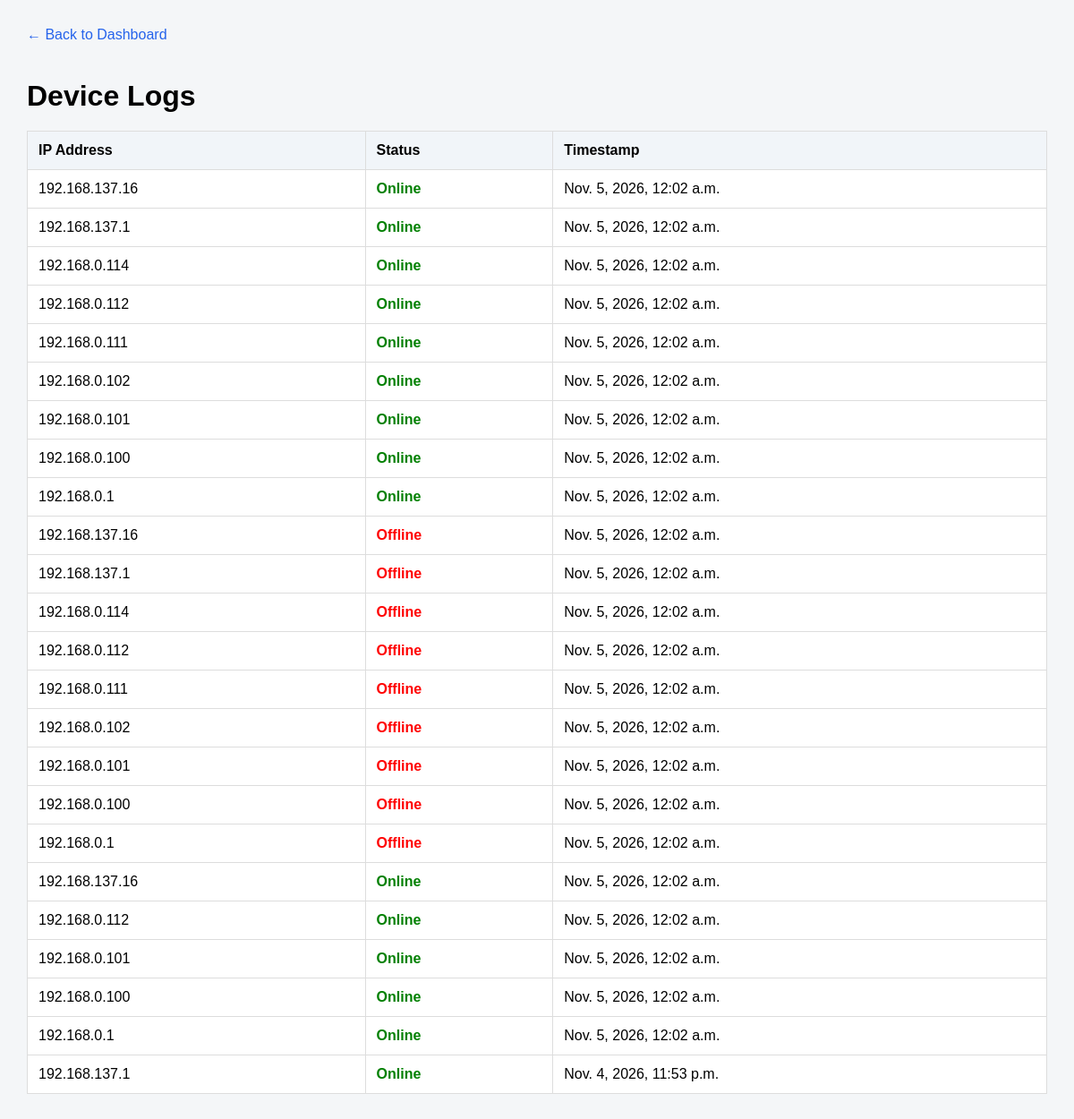
/logs/, run on an earlier commit of the app's database.
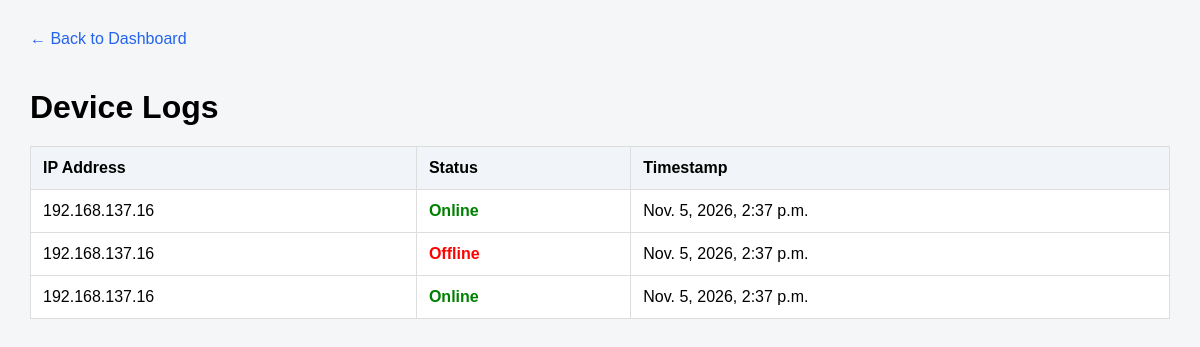
And on a later commit of the database.
### dashboard/models.py (models this page shows, shortened)
class DeviceLog(models.Model):
    device = models.ForeignKey(
        Device,
        on_delete=models.CASCADE,
        related_name="logs"
    )
    status = models.CharField(
        max_length=20
    )
    timestamp = models.DateTimeField(
        auto_now_add=True
    )
    message = models.TextField(
        blank=True,
        null=True
    )
    class Meta:
        ordering = [
            "-timestamp"
        ]

class Device(models.Model):
    ip_address = models.GenericIPAddressField(
        unique=True
    )
    hostname = models.CharField(
        max_length=255,
        blank=True,
        null=True
    )
    mac_address = models.CharField(
        max_length=50,
        blank=True,
        null=True
    )
    status = models.CharField(
        max_length=20,
        default="Offline"
    )
    online_since = models.DateTimeField(
        blank=True,
        null=True
    )
    last_uptime_seconds = models.PositiveIntegerField(
        default=0
    )
    last_seen = models.DateTimeField(
        blank=True,
        null=True
    )
    created_at = models.DateTimeField(
        auto_now_add=True
    )
    class Meta:
        ordering = [
            "ip_address"
        ]

### dashboard/views.py (the view)
def device_logs(request):
    logs = DeviceLog.objects.select_related(
        "device"
    ).order_by(
        "-timestamp"
    )
    return render(
        request,
        "dashboard/device_logs.html",
        {
            "logs": logs
        }
    )

### dashboard/templates/dashboard/device_logs.html (shortened to what this page needs)
<!DOCTYPE html>
<html lang="en">
<head>
</head>
<body>
<div class="container">
    <a
        href="{% url 'dashboard' %}"
        class="back"
    >
        ← Back to Dashboard
    </a>
    <h1>
        Device Logs
    </h1>
    <table>
        <thead>
            <tr>
                <th>
                    IP Address
                </th>
                <th>
                    Status
                </th>
                <th>
                    Timestamp
                </th>
            </tr>
        </thead>
        <tbody>
            {% for log in logs %}
                <tr>
                    <td>
                        {{ log.device.ip_address }}
                    </td>
                    <td>
                        {% if log.status == "Online" %}
                            <span class="online">
                                Online
                            </span>
                        {% else %}
                            <span class="offline">
                                Offline
                            </span>
                        {% endif %}
                    </td>
                    <td>
                        {{ log.timestamp }}
                    </td>
                </tr>
            {% empty %}
                <tr>
                    <td colspan="3">
                        No logs available.
                    </td>
                </tr>
            {% endfor %}
        </tbody>
    </table>
</div>
</body>
</html>

What changed in the data, as far as the page shows it:
removed DeviceLog: device.ip_address "192.168.137.16", status "Online", timestamp "Nov. 5, 2026, 12:02 a.m."
removed DeviceLog: device.ip_address "192.168.137.1", status "Online", timestamp "Nov. 5, 2026, 12:02 a.m."
removed DeviceLog: device.ip_address "192.168.0.114", status "Online", timestamp "Nov. 5, 2026, 12:02 a.m."
removed DeviceLog: device.ip_address "192.168.0.112", status "Online", timestamp "Nov. 5, 2026, 12:02 a.m."
removed DeviceLog: device.ip_address "192.168.0.111", status "Online", timestamp "Nov. 5, 2026, 12:02 a.m."
removed DeviceLog: device.ip_address "192.168.0.102", status "Online", timestamp "Nov. 5, 2026, 12:02 a.m."
removed DeviceLog: device.ip_address "192.168.0.101", status "Online", timestamp "Nov. 5, 2026, 12:02 a.m."
removed DeviceLog: device.ip_address "192.168.0.100", status "Online", timestamp "Nov. 5, 2026, 12:02 a.m."
removed DeviceLog: device.ip_address "192.168.0.1", status "Online", timestamp "Nov. 5, 2026, 12:02 a.m."
removed DeviceLog: device.ip_address "192.168.137.16", status "Offline", timestamp "Nov. 5, 2026, 12:02 a.m."
removed DeviceLog: device.ip_address "192.168.137.1", status "Offline", timestamp "Nov. 5, 2026, 12:02 a.m."
removed DeviceLog: device.ip_address "192.168.0.114", status "Offline", timestamp "Nov. 5, 2026, 12:02 a.m."
removed DeviceLog: device.ip_address "192.168.0.112", status "Offline", timestamp "Nov. 5, 2026, 12:02 a.m."
removed DeviceLog: device.ip_address "192.168.0.111", status "Offline", timestamp "Nov. 5, 2026, 12:02 a.m."
removed DeviceLog: device.ip_address "192.168.0.102", status "Offline", timestamp "Nov. 5, 2026, 12:02 a.m."
removed DeviceLog: device.ip_address "192.168.0.101", status "Offline", timestamp "Nov. 5, 2026, 12:02 a.m."
removed DeviceLog: device.ip_address "192.168.0.100", status "Offline", timestamp "Nov. 5, 2026, 12:02 a.m."
removed DeviceLog: device.ip_address "192.168.0.1", status "Offline", timestamp "Nov. 5, 2026, 12:02 a.m."
removed DeviceLog: device.ip_address "192.168.137.16", status "Online", timestamp "Nov. 5, 2026, 12:02 a.m."
removed DeviceLog: device.ip_address "192.168.0.112", status "Online", timestamp "Nov. 5, 2026, 12:02 a.m."
removed DeviceLog: device.ip_address "192.168.0.101", status "Online", timestamp "Nov. 5, 2026, 12:02 a.m."
removed DeviceLog: device.ip_address "192.168.0.100", status "Online", timestamp "Nov. 5, 2026, 12:02 a.m."
removed DeviceLog: device.ip_address "192.168.0.1", status "Online", timestamp "Nov. 5, 2026, 12:02 a.m."
removed DeviceLog: device.ip_address "192.168.137.1", status "Online", timestamp "Nov. 4, 2026, 11:53 p.m."
added DeviceLog: device.ip_address "192.168.137.16", status "Online", timestamp "Nov. 5, 2026, 2:37 p.m."
added DeviceLog: device.ip_address "192.168.137.16", status "Offline", timestamp "Nov. 5, 2026, 2:37 p.m."
added DeviceLog: device.ip_address "192.168.137.16", status "Online", timestamp "Nov. 5, 2026, 2:37 p.m."
